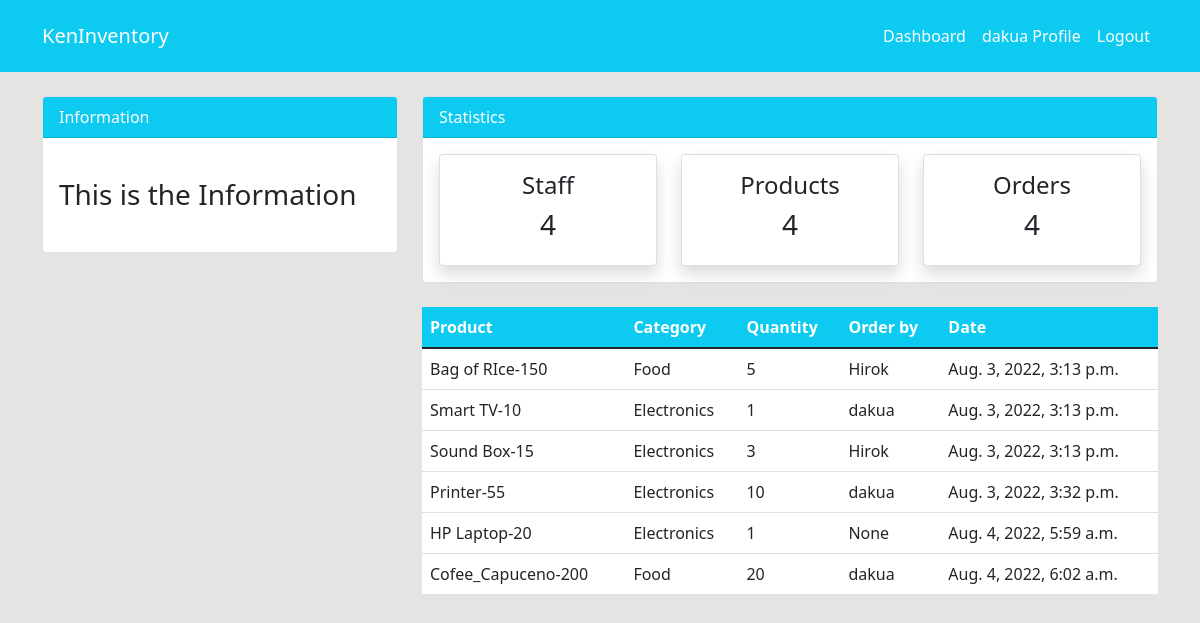
Page /order/ (signed in) on the committed database.
### dashboard/models.py (models this page shows, shortened)
class order(models.Model):
    product = models.ForeignKey(product, on_delete=models.CASCADE, null=True)
    staff = models.ForeignKey(User, models.CASCADE, null=True)
    order_quantity = models.PositiveIntegerField(null=True)
    date = models.DateTimeField(auto_now_add=True)
    class Meta:
        verbose_name_plural = 'Order'

class product(models.Model):
    name = models.CharField(max_length=100, null=True)
    category = models.CharField(max_length=20, choices=CATEGORY, null=True)
    quantity =models.PositiveIntegerField(null=True)
    class Meta:
        verbose_name_plural = 'Product'
    def __str__(self):
        return f'{self.name}-{self.quantity}'

### dashboard/views.py (the view)
# urls.py: path('order/',views.order, name = 'dashboard-order'),
@login_required
def order(request):
    orders = allorder.objects.all()
    context = {
        'orders':orders
    }
    return render(request, 'dashboard/order.html', context)

### templates/dashboard/order.html (shortened to what this page needs)
{% extends 'partials/base.html' %}
{% block content %}
{% include 'partials/topnav.html' %}
    <div class="container">
        <div class="row my-4">
            <div class="col-md-4">
            </div>
            <div class="col-md-8">
                <table class="table bg-white">
                    <thead class="bg-info">
                        <tr class="text-white">
                            <th scope="col">Product</th>
                            <th scope="col">Category</th>
                            <th scope="col">Quantity</th>
                            <th scope="col">Order by</th>
                            <th scope="col">Date</th>
                        </tr>
                    </thead>
                    <tbody>
                        {% for order in orders %}
                        <tr>
                            <td>{{order.product}}</td>
                            <td>{{order.product.category}}</td>
                            <td>{{order.order_quantity}}</td>
                            <td>{{order.staff}}</td>
                            <td>{{order.date}}</td>
                        </tr>
                        {% endfor %}
                    </tbody>
                </table>
            </div>
        </div>
    </div>
{% endblock %}

### templates/partials/nav.html (shortened to what this page needs)
    <nav class="navbar navbar-expand-lg navbar-info bg-info">
        {% if user.is_authenticated %}
        <div class="container">
            <a class="navbar-brand text-white" href="{% url 'dashboard-index' %}">KenInventory</a>
            <div class="navbar" id="navbarSupportedContent">
                <ul class="navbar-nav mr-auto">
                    <li class="nav-item active">
                        <a class="nav-link text-white" href="{% url 'dashboard-index' %}">Dashboard</a>
                    </li>
                </ul>
                <ul class="navbar-nav ml-auto">
                    <li class="nav-item active">
                        <a class="nav-link text-white" href="{% url 'user_profile' %}">{{user.username}} Profile</a>
                    </li>
                    <li class="nav-item">
                        <a class="nav-link text-white" href="{% url 'user-logout' %}">Logout</a>
                    </li>
                </ul>
                {% endif %}
            </div>
        </div>
    </nav>

### static/css/style.css (style rules this page uses)
body { background: rgb(230, 227, 227); }

### rows in the picture
order: product "Bag of RIce-150", product.category "Food", order_quantity "5", staff "Hirok", date "Aug. 3, 2022, 3:13 p.m."
order: product "Smart TV-10", product.category "Electronics", order_quantity "1", staff "dakua", date "Aug. 3, 2022, 3:13 p.m."
order: product "Sound Box-15", product.category "Electronics", order_quantity "3", staff "Hirok", date "Aug. 3, 2022, 3:13 p.m."
order: product "Printer-55", product.category "Electronics", order_quantity "10", staff "dakua", date "Aug. 3, 2022, 3:32 p.m."
order: product "HP Laptop-20", product.category "Electronics", order_quantity "1", staff "None", date "Aug. 4, 2022, 5:59 a.m."
order: product "Cofee_Capuceno-200", product.category "Food", order_quantity "20", staff "dakua", date "Aug. 4, 2022, 6:02 a.m."

### other values in the picture
{{ user.username }} "dakua"
